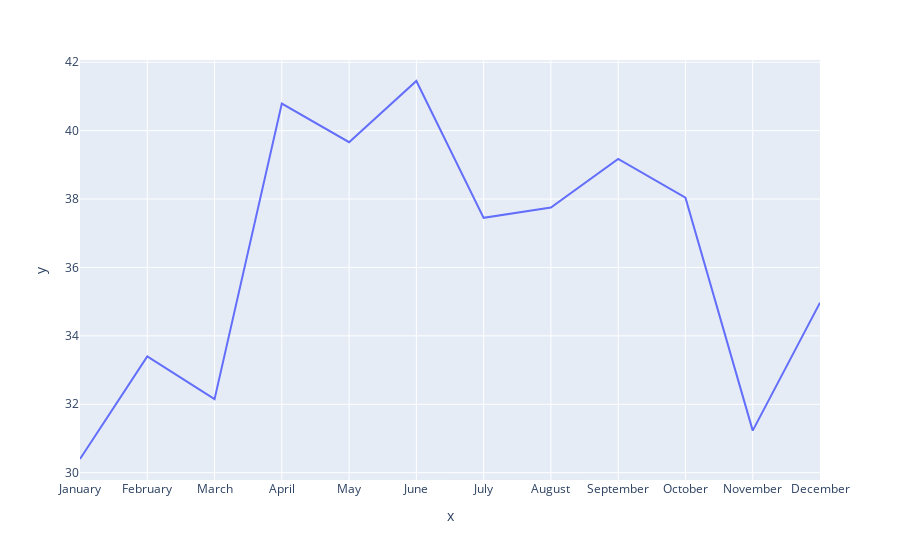

The notebook cell saved with this chart:
### Markdown cell above
From the above graph we see that the cancellation increases as the year progress reaching the peak at the middle of the year . Let see the percentages to get a much more clear picture as this could also be due the number of booking reaching a high during the middle of summer

### Code cell
df_percent=df.groupby('arrival_date_month').aggregate('mean').reset_index()

#Values taken from above dataframe 

month = ['January', 'February', 'March', 'April', 'May', 'June', 'July',
         'August', 'September', 'October', 'November', 'December']

value=[30.4,33.4,32.15,40.79,39.66,41.45,37.45,37.75,39.17,38.04,31.23,34.97]

fig=px.line(x=month,y=value)
fig.show()

### Figure 1 — Plotly figure (JSON) as saved in the notebook; plotly's stock layout.template omitted (floating-point values rounded to 4 significant figures)
{"data": [{"hovertemplate": "x=%{x}<br>y=%{y}<extra></extra>", "legendgroup": "", "line": {"color": "#636efa", "dash": "solid"}, "mode": "lines", "name": "", "orientation": "v", "showlegend": false, "type": "scatter", "x": ["January", "February", "March", "April", "May", "June", "July", "August", "September", "October", "November", "December"], "xaxis": "x", "y": [30.4, 33.4, 32.15, 40.79, 39.66, 41.45, 37.45, 37.75, 39.17, 38.04, 31.23, 34.97], "yaxis": "y"}], "layout": {"legend": {"tracegroupgap": 0}, "margin": {"t": 60}, "xaxis": {"anchor": "y", "domain": [0, 1], "title": {"text": "x"}, "type": "category", "range": [0, 11], "autorange": true}, "yaxis": {"anchor": "x", "domain": [0, 1], "title": {"text": "y"}, "type": "linear", "range": [29.79, 42.06], "autorange": true}, "autosize": true}}
